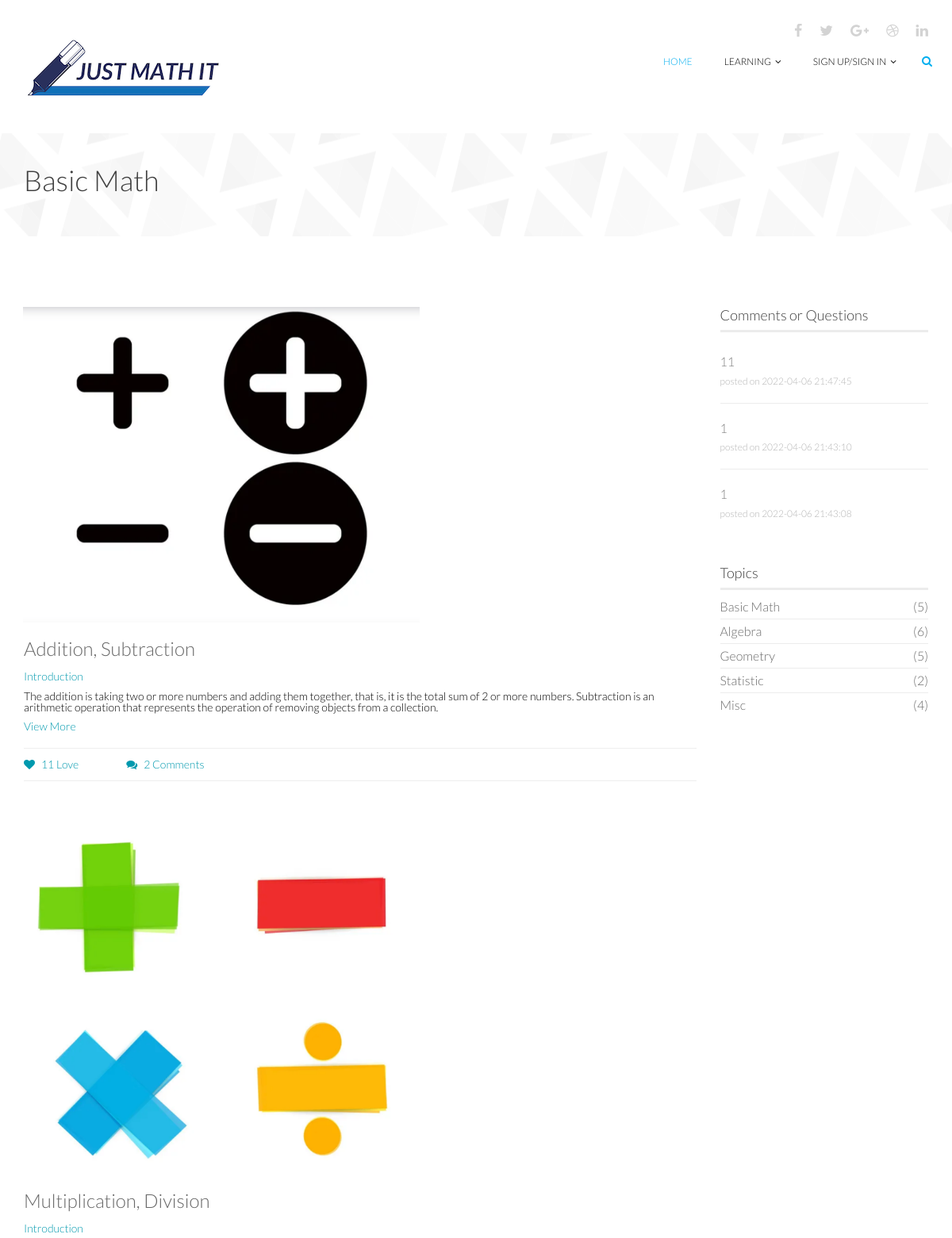
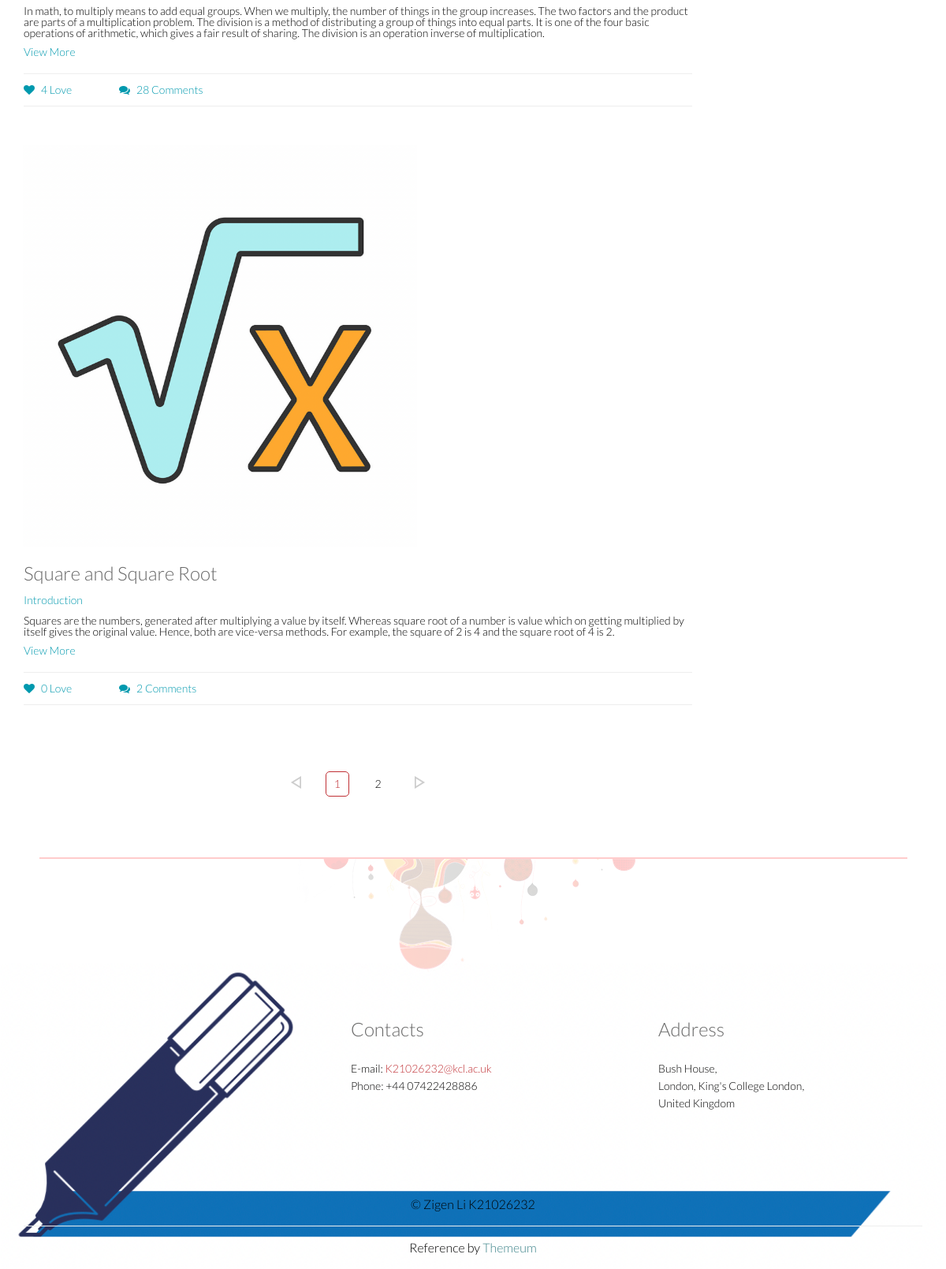
Page /topics/Basic Math/ on the committed database (2 pictures, top to bottom).
### models.py (models this page shows)
class Topics(db.Model):
    topic_id = db.Column(db.Integer, primary_key=True)
    topic_name = db.Column(db.String(128), index=True, unique=True)

class Skills(db.Model):
    skill_id = db.Column(db.Integer, primary_key=True)
    skill_name = db.Column(db.String(128), nullable=True)
    skill_introduction = db.Column(db.String(128), nullable=True)
    like = db.Column(db.Integer, default=0)
    topic_id = db.Column(db.Integer, db.ForeignKey('topics.topic_id'))

class Comments(db.Model):
    comment_id = db.Column(db.Integer, primary_key=True)
    comment = db.Column(db.String(128), nullable=False)
    skill_id = db.Column(db.Integer, db.ForeignKey('skills.skill_id'))
    topic_id = db.Column(db.Integer, db.ForeignKey('skills.topic_id'))
    user_id = db.Column(db.Integer, nullable=True)
    user_type = db.Column(db.Boolean, nullable=True)
    comment_time = db.Column(db.String(128), nullable=True)

### app.py (the view)
@app.route('/topics/<topic>/', methods=['GET', 'POST'])
def topics(topic):
    name = session.get('NAME')
    email = session.get('EMAIL')
    topic_ = Topics.query.filter(Topics.topic_name == topic).first()
    page = int(request.args.get('page', 1))
    per_page = int(request.args.get('per_page', 3))
    paginate = Skills.query.filter(Skills.topic_id == topic_.topic_id).paginate(page, per_page, error_out=False)
    info = []
    skills = paginate.items
    for skill in skills:
        info.append({
            'comment': Comments.query.filter(Comments.skill_id == skill.skill_id).count(),
            'image': skill.skill_name + '.png'
        })
    comment_info = []
    comment_detail = Comments.query.filter(Comments.topic_id == topic_.topic_id).order_by(
        Comments.comment_time.desc()).all()
    for comment in comment_detail[:3]:
        skill_name = Skills.query.filter(Skills.skill_id == comment.skill_id).first().skill_name
        comment_info.append({
            'comment': comment,
            'skill_name': skill_name
        })
    topic_info = []
    all_topic = Topics.query.all()
    for topic_ in all_topic:
        topic_info.append({
            'skill_count': Skills.query.filter(Skills.topic_id == topic_.topic_id).count(),
            'topic_name': topic_.topic_name
        })
    return render_template('topics.html', name=name, topic=topic, skills=paginate.items, paginate=paginate, info=info,
                           comment_info=comment_info, all_topic=topic_info)

### app.py (called while the page is built)
@app.after_request
def add_header(r):
    r.headers["Cache-Control"] = "no-cache, no-store, must-revalidate"
    r.headers["Pragma"] = "no-cache"
    r.headers["Expires"] = "0"
    r.headers['Cache-Control'] = 'public, max-age=0'
    return r

### templates/topics.html (shortened to what this page needs)
<!DOCTYPE html>
<html lang="en">
{% extends "base.html" %}
{% block mainContent %}
    <section id="page-breadcrumb">
        <div class="vertical-center sun">
             <div class="container">
                <div class="row">
                    <div class="action">
                        <div class="col-sm-12">
                            <h1 class="title">{{ topic }}
                            </h1>
                        </div>
                    </div>
                </div>
            </div>
        </div>
   </section>
    <section id="blog" class="padding-top">
        <div class="container">
            <div class="row">
                <div class="col-md-9 col-sm-7">
                    <div class="row">
                        {% for i in range(skills|length) %}
                         <div class="col-sm-12 col-md-12">
                            <div class="single-blog single-column">
                                <div class="post-thumb">
                                    <a href="{{ url_for('ready',skill_=skills[i].skill_name) }}"><img src="{{ url_for('static',filename='images/skills/'+info[i].image) }}" class="img-responsive" style="width: 500px"></a>
                                </div>
                                <div class="post-content overflow">
                                    <h2 class="post-title bold"><a href="#">{{ skills[i].skill_name }}</a></h2>
                                    <h3 class="post-author"><a onclick="false">Introduction</a></h3>
                                    <p>{{ skills[i].skill_introduction }}</p>
                                    <a href="{{ url_for('skill_details',skill_ = skills[i].skill_name)}}" class="read-more">View More</a>
                                    <div class="post-bottom overflow">
                                        <ul class="nav navbar-nav post-nav">
                                            <li><a href="#"><i class="fa fa-heart"></i>{{ skills[i].like }} Love</a></li>
                                            <li><a href="#"><i class="fa fa-comments"></i>{{ info[i].comment }} Comments</a></li>
                                        </ul>
                                    </div>
                                </div>
                            </div>
                        </div>
                        {% endfor %}
                    </div>
                    <div class="pagination_page">
                        <ul class="pagination">
                            <li class="page-item ">
                                    <a href="{{ url_for('topics',topic = topic, page=paginate.prev_num)}}">left</a>
                            </li>
                            {% for i in paginate.iter_pages() %}
                                {% if i == paginate.page %}
                                    <li class="active">
                                        <a href="{{ url_for('topics',topic = topic, page=i)}}">{{ i }}</a>
                                    </li>
                                {% else %}
                                    <li>
                                        <a href="{{ url_for('topics',topic = topic, page=i) }}">{{ i }}</a>
                                    </li>
                                {% endif %}
                            {% endfor %}
                            <li>
                                <a href="{{ url_for('topics',topic = topic, page=paginate.next_num)}}">right</a>
                            </li>
                        </ul>
                    </div>
                 </div>
                <div class="col-md-3 col-sm-5">
                    <div class="sidebar blog-sidebar">
                        <div class="sidebar-item  recent">
                            <h3>Comments or Questions</h3>
                        {% if comment_info|length == 0  %}
                            <div class="media">
                                <div class="media-body">
                                    <h4><a onclick="false">No comments yet</a></h4>
                                </div>
                            </div>
                        {% else %}
                            {% for comment in comment_info %}
                            <div class="media">
                                <div class="media-body">
                                    <h4><a href="{{ url_for('skill_details',skill_=comment.skill_name) }}">{{ comment.comment.comment }}</a></h4>
                                    <p>posted on {{ comment.comment.comment_time }}</p>
                                </div>
                            </div>
                            {% endfor %}
                        {% endif %}
                        </div>
                        <div class="sidebar-item categories">
                            <h3>Topics</h3>
                            <ul class="nav navbar-stacked">
                                <ul class="nav navbar-stacked">
                                    {% for tp in all_topic %}
                                    <li><a href="{{ url_for('topics',topic=tp.topic_name) }}">{{ tp.topic_name }}<span class="pull-right">({{ tp.skill_count }})</span></a></li>
                                    {% endfor %}
                                </ul>
                            </ul>
                        </div>
                    </div>
                </div>
            </div>
        </div>
    </section>
</html>
{% endblock %}

### templates/base.html (shortened to what this page needs)
<!DOCTYPE html>
<html lang="en">
<head>
    <link href="{{ url_for('static',filename='css/bootstrap.min.css') }}" rel="stylesheet">
    <link href="{{ url_for('static',filename='css/font-awesome.min.css') }}" rel="stylesheet">
    <link href="{{ url_for('static',filename='css/animate.min.css') }}" rel="stylesheet">
    <link href="{{ url_for('static',filename='css/lightbox.css') }}" rel="stylesheet">
	<link href="{{ url_for('static',filename='css/main.css') }}" rel="stylesheet">
	<link href="{{ url_for('static',filename='css/responsive.css') }}" rel="stylesheet">
    <link href="{{ url_for('static',filename='css/quiz.css') }}" rel="stylesheet">
    <link
  href="http://cdnjs.cloudflare.com/ajax/libs/font-awesome/4.3.0/css/font-awesome.css"
  rel="stylesheet"  type='text/css'>
</head>
<body>
<header id="header">
        <div class="container">
            <div class="row">
                <div class="col-sm-12 overflow">
                   <div class="social-icons pull-right">
                        <ul class="nav nav-pills">
                            <li><a href=""><i class="fa fa-facebook"></i></a></li>
                            <li><a href=""><i class="fa fa-twitter"></i></a></li>
                            <li><a href=""><i class="fa fa-google-plus"></i></a></li>
                            <li><a href=""><i class="fa fa-dribbble"></i></a></li>
                            <li><a href=""><i class="fa fa-linkedin"></i></a></li>
                        </ul>
                    </div>
                </div>
             </div>
        </div>
        <div class="navbar navbar-inverse" role="banner">
            <div class="container">
                <div class="navbar-header">
                    <a class="navbar-brand" href="{{ url_for('index') }}">
                        <h1><img src="{{ url_for("static",filename="images/logo.png") }}" alt="logo"></h1>
                    </a>
                </div>
                <div class="collapse navbar-collapse">
                    <ul class="nav navbar-nav navbar-right">
                        <li class="active"><a href="{{ url_for("index") }}">Home</a></li>
                        <li class="dropdown"><a href="#">Learning<i class="fa fa-angle-down"></i></a>
                        </li>
                        {% if name %}
                        <li class="dropdown"><a href="{{ url_for("index") }}">Dear {{ name }}<i class="fa fa-angle-down"></i></a>
                            <ul role="menu" class="sub-menu">
                                <li><a href="{{ url_for("profile") }}">My Profile</a></li>
                                <li><a href="{{ url_for("logout") }}">Log Out</a></li>
                            </ul>
                        </li>
                        {% else %}
                        <li class="dropdown"><a href="">Sign Up/Sign In<i class="fa fa-angle-down"></i></a>
                        {% endif %}
                    </ul>
                </div>
                <div class="search">
                    <form role="form">
                        <i class="fa fa-search"></i>
                    </form>
                </div>
            </div>
        </div>
    </header>
    {% block mainContent %}{% endblock %}
    <footer id="footer">
        <div class="container">
            <div class="row">
                <div class="col-sm-12 text-center bottom-separator">
                    <img src="{{ url_for('static',filename='images/home/under.png') }}" class="img-responsive inline" alt="">
                </div>
                <div class="col-md-4 col-sm-6">
                </div>
                <div class="col-md-4 col-sm-6">
                    <div class="contact-info bottom">
                        <h2>Contacts</h2>
                        <address>
                        E-mail: <a href="mailto:someone@example.com">K21026232@kcl.ac.uk</a> <br>
                        Phone: +44 07422428886 <br>
                        </address>
                    </div>
                </div>
                <div class="col-md-4 col-sm-6">
                    <div class="contact-info bottom">
                <h2>Address</h2>
                        <address>
                        Bush House, <br>
                        London, King's College London, <br>
                        United Kingdom <br>
                        </address>
                    </div>
                </div>
                <div class="col-sm-12">
                    <div class="copyright-text text-center">
                        <p>&copy; Zigen Li K21026232 </p>
                        <hr>
                        <p>Reference by <a target="_blank" href="http://www.themeum.com">Themeum</a></p>
                    </div>
                </div>
            </div>
        </div>
    </footer>
</body>
</html>

### static/css/quiz.css (style rules this page uses)
body { line-height: 1.4rem; }

### rows in the picture
Topics: topic_name "Basic Math", skill_count "5"
Skills: skill_name "Addition, Subtraction", skill_introduction "The addition is taking two or more numbers and adding them together, that is, it is the total sum of 2 or more numbers. Subtraction is an arithmetic operation that represents the operation of removing objects from a collection.", like "11"
Skills: skill_name "Multiplication, Division", skill_introduction "In math, to multiply means to add equal groups. When we multiply, the number of things in the group increases. The two factors and the product are parts of a multiplication problem. The division is a method of distributing a group of things into equal parts. It is one of the four basic operations of arithmetic, which gives a fair result of sharing. The division is an operation inverse of multiplication.", like "4", comment.comment "11", comment.comment_time "2022-04-06 21:47:45", comment.comment "1", comment.comment_time "2022-04-06 21:43:10", comment.comment_time "2022-04-06 21:43:08"
Skills: skill_name "Square and Square Root", skill_introduction "Squares are the numbers, generated after multiplying a value by itself. Whereas square root of a number is value which on getting multiplied by itself gives the original value. Hence, both are vice-versa methods. For example, the square of 2 is 4 and the square root of 4 is 2.", like "0"
Topics: topic_name "Algebra", skill_count "6"
Topics: topic_name "Geometry", skill_count "5"
Topics: topic_name "Statistic", skill_count "2"
Topics: topic_name "Misc", skill_count "4"

### other values in the picture
{{ info[i].comment }} "2" "28" "2"
{{ i }} "1"
{{ i }} "2"
